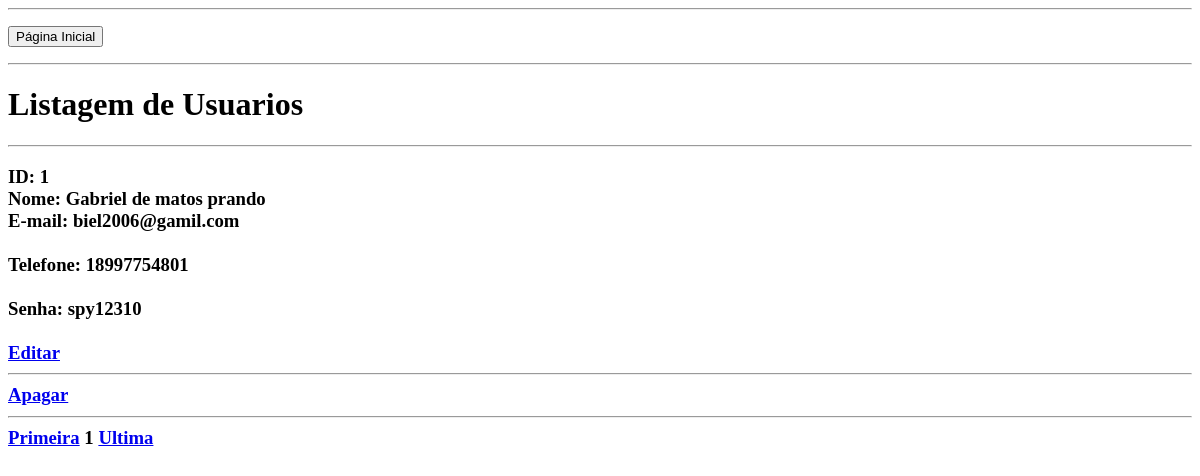
/crud_usuario/apaga_usuario.php, run on an earlier commit of the app's database.
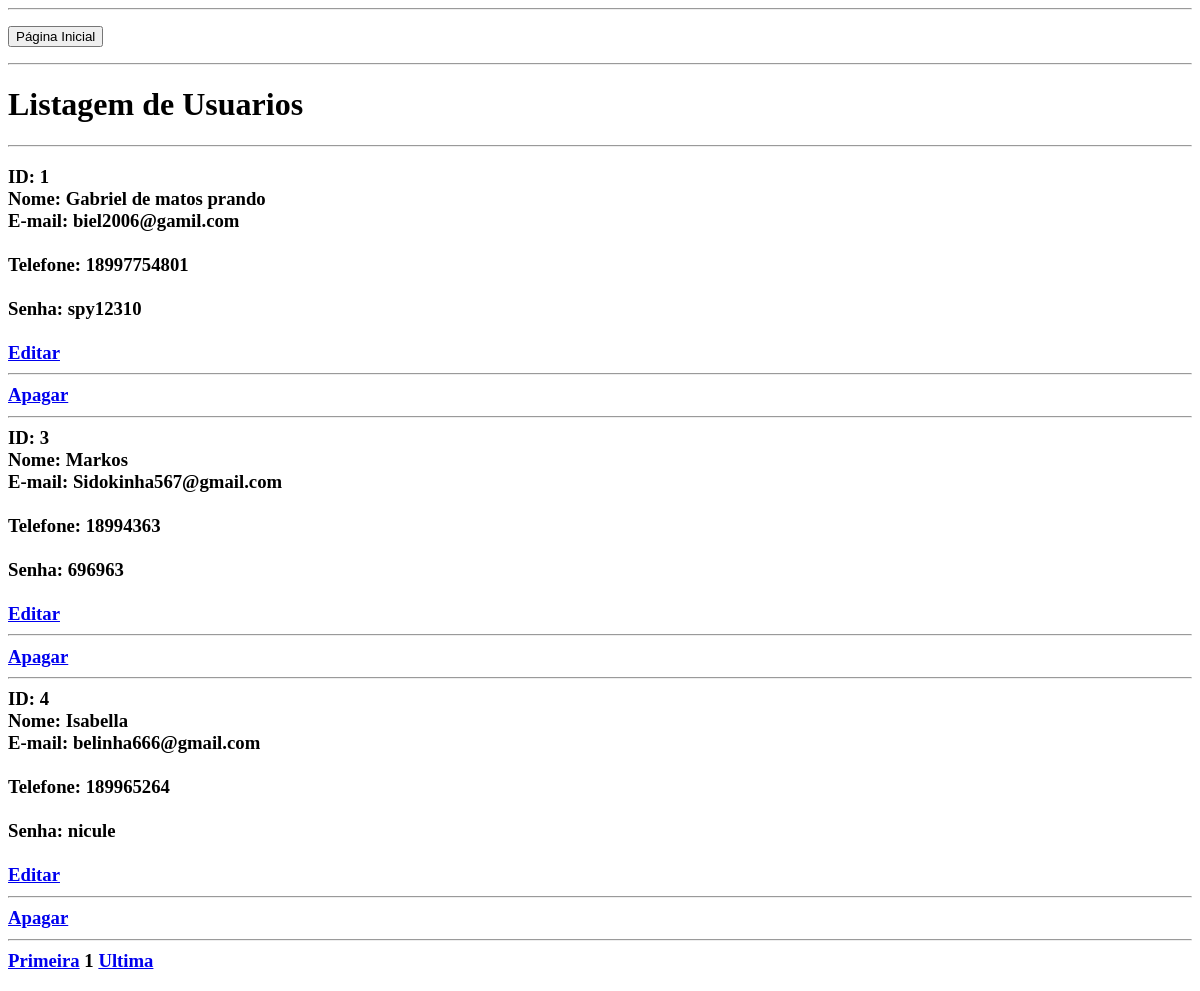
And on a later commit of the database.
### tables this page shows
CREATE TABLE IF NOT EXISTS `usuario` (
  `id_usuario` int NOT NULL AUTO_INCREMENT,
  `nome` varchar(100) NOT NULL,
  `email` varchar(150) NOT NULL,
  `telefone` varchar(14) NOT NULL,
  `senha` varchar(100) NOT NULL,
  PRIMARY KEY (`id_usuario`)
);

### crud_usuario/apaga_usuario.php (the view, shortened to what this page needs)
<?php
include_once("../conexao.php");
?>
<!DOCTYPE html>
<html lang="pt-br">
	<head>
	</head>
	<body>
		<hr> <p>
		<a href="../principal_crud.php"> <input type="button"  value="Página Inicial"></a> &nbsp
		<p><hr><h1>Listagem de Usuarios</h1> <p> <hr> <h3>
		<?php
		$pagina_atual = filter_input(INPUT_GET,'pagina', FILTER_SANITIZE_NUMBER_INT);
		$pagina = (!empty($pagina_atual)) ? $pagina_atual : 1;
		$qnt_result_pg = 3;
		$inicio = ($qnt_result_pg * $pagina) - $qnt_result_pg;
		$result_usuarios = "SELECT * FROM usuario LIMIT $inicio, $qnt_result_pg";
		$resultado_usuarios = mysqli_query($conn, $result_usuarios);
		while($row_aluno = mysqli_fetch_assoc($resultado_usuarios)){
			echo "ID: " . $row_aluno['id_usuario'] . "<br>";
			echo "Nome: " . $row_aluno['nome'] . "<br>";
			echo "E-mail: " . $row_aluno['email'] . "<br> <br>";
			echo "Telefone: " . $row_aluno['telefone'] . "<br> <br>";
			echo "Senha: " . $row_aluno['senha'] . "<br> <br>";
 			echo "<a href='edit_usuario.php?id_usuario=" . $row_aluno['id_usuario'] . "'>Editar</a><br> <hr>";
			echo "<a href='apaga.php?id_usuario=" . $row_aluno['id_usuario'] . "'>Apagar</a><br><hr>";
		}
		$result_pg = "SELECT COUNT(id_usuario) AS num_result FROM usuario";
		$resultado_pg = mysqli_query($conn, $result_pg);
		$row_pg = mysqli_fetch_assoc($resultado_pg);
		$quantidade_pg = ceil($row_pg['num_result'] / $qnt_result_pg);
		echo "<a href='apaga_usuario.php?pagina=1'>Primeira</a> ";
		echo "$pagina ";
		echo "<a href='apaga_php?pagina=$quantidade_pg'>Ultima</a>";
		?>
	</body>
</html>

What changed in the data, as far as the page shows it:
added usuario: id_usuario "3", nome "Markos", email "Sidokinha567@gmail.com", telefone "18994363", senha "696963"
added usuario: id_usuario "4", nome "Isabella", email "belinha666@gmail.com", telefone "189965264", senha "nicule"
